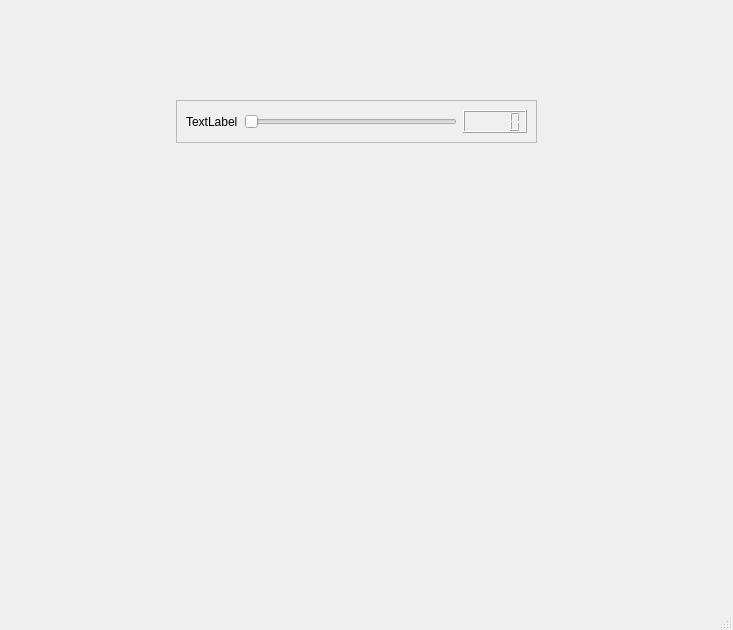
<?xml version="1.0" encoding="UTF-8"?>
<ui version="4.0">
 <class>MainWindow</class>
 <widget class="QMainWindow" name="MainWindow">
  <property name="geometry">
   <rect>
    <x>0</x>
    <y>0</y>
    <width>733</width>
    <height>630</height>
   </rect>
  </property>
  <property name="windowTitle">
   <string>MainWindow</string>
  </property>
  <widget class="QWidget" name="centralwidget">
   <widget class="QFrame" name="frame">
    <property name="geometry">
     <rect>
      <x>176</x>
      <y>100</y>
      <width>361</width>
      <height>43</height>
     </rect>
    </property>
    <property name="sizePolicy">
     <sizepolicy hsizetype="Minimum" vsizetype="Minimum">
      <horstretch>0</horstretch>
      <verstretch>0</verstretch>
     </sizepolicy>
    </property>
    <property name="frameShape">
     <enum>QFrame::StyledPanel</enum>
    </property>
    <property name="frameShadow">
     <enum>QFrame::Raised</enum>
    </property>
    <layout class="QHBoxLayout" name="horizontalLayout">
     <item>
      <widget class="QLabel" name="label">
       <property name="text">
        <string>TextLabel</string>
       </property>
      </widget>
     </item>
     <item>
      <widget class="QSlider" name="horizontalSlider">
       <property name="orientation">
        <enum>Qt::Horizontal</enum>
       </property>
      </widget>
     </item>
     <item>
      <widget class="QLCDNumber" name="lcdNumber"/>
     </item>
    </layout>
   </widget>
  </widget>
  <widget class="QMenuBar" name="menubar">
   <property name="geometry">
    <rect>
     <x>0</x>
     <y>0</y>
     <width>733</width>
     <height>21</height>
    </rect>
   </property>
  </widget>
  <widget class="QStatusBar" name="statusbar"/>
 </widget>
 <resources/>
 <connections/>
</ui>
